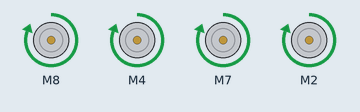
Simulated run of this sketch. Board: Arduino Uno, built with avr-gcc and run on an emulated ATmega328P. On the bench: 4 × DC motor (green arrow = forward, orange = backward, longer = faster).

Above: at 0.1 s.
At 1.1 s:
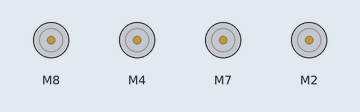
Timing chart, 0 to 2.6 s (numbered marks = the images above):
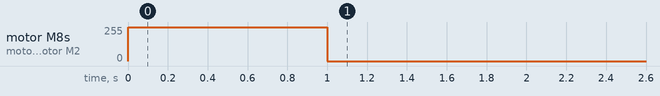

The sketch:

perseverance_stable.ino
```cpp
#define MAX_SPEED 170   // максимальная скорость моторов (0-255)

#define MOTOR_TEST 0    // тест моторов
// при запуске крутятся ВПЕРЁД по очереди:
// FL - передний левый
// FR - передний правый
// BL - задний левый
// BR - задний правый

// пины драйверов (_B должен быть ШИМ)
#define MOTOR1_IN2 2
#define MOTOR1_IN1 3  // ШИМ!
#define MOTOR2_IN4 4
#define MOTOR2_IN3 5  // ШИМ!
#define MOTOR3_IN2 7
#define MOTOR3_IN1 6  // ШИМ!
#define MOTOR4_IN4 8
#define MOTOR4_IN3 9  // ШИМ!

#include <GyverMotor.h>
// тут можно поменять моторы местами
GMotor motorBL(DRIVER2WIRE, MOTOR1_IN2, MOTOR1_IN1, HIGH);
GMotor motorFL(DRIVER2WIRE, MOTOR3_IN2, MOTOR3_IN1, HIGH);
GMotor motorFR(DRIVER2WIRE, MOTOR4_IN4, MOTOR4_IN3, HIGH);
GMotor motorBR(DRIVER2WIRE, MOTOR2_IN4, MOTOR2_IN3, HIGH);

#include "ArduinoJson.h"
// json буфер для пакетов от orange pi
StaticJsonDocument<200> jsondoc;

void setup() {
  Serial.begin(9600);
  // тест моторов
#if (MOTOR_TEST == 1)
 Serial.println("front left");
 // motorFL.run(FORWARD, 100);
 motorFL.setMode(AUTO);
 motorFL.setSpeed(255);
 delay(3000);
// motorFL.run(STOP);
 motorFL.setSpeed(0);
 motorFL.setMode(STOP);
 delay(1000);
 Serial.println("front right");
// motorFR.run(FORWARD, 100);
 motorFR.setMode(AUTO);
 motorFR.setSpeed(255);
 delay(3000);
// motorFR.run(STOP);
 motorFR.setSpeed(0);
 motorFR.setMode(STOP);
 delay(1000);
 Serial.println("back left");
 // motorBL.run(FORWARD, 100);
 motorBL.setMode(AUTO);
 motorBL.setSpeed(255);
 delay(3000);
 // motorBL.run(STOP);
 motorBL.setSpeed(0);
 motorBL.setMode(STOP);
 delay(1000);
 Serial.println("back right");
// motorBR.run(FORWARD, 100);
 motorBR.setMode(AUTO);
 motorBR.setSpeed(255);
 delay(3000);
// motorBR.run(STOP);
 motorBR.setSpeed(0);
 motorBR.setMode(STOP);
#endif
  // минимальный сигнал на мотор
  motorFR.setMinDuty(0);
  motorBR.setMinDuty(0);
  motorFL.setMinDuty(0);
  motorBL.setMinDuty(0);

  // режим мотора в АВТО
  motorFR.setMode(AUTO);
  motorBR.setMode(AUTO);
  motorFL.setMode(AUTO);
  motorBL.setMode(AUTO);

  // скорость плавности
  motorFR.setSmoothSpeed(60);
  motorBR.setSmoothSpeed(60);
  motorFL.setSmoothSpeed(60);
  motorBL.setSmoothSpeed(60);
}

void loop() {
  DeserializationError err = deserializeJson(jsondoc, Serial);  // получаем сообщение от orange pi через uart
  if (err == DeserializationError::Ok) {  // если сообщение принято

    int valRX = map((float)jsondoc["RX"], -100, 100, -MAX_SPEED, MAX_SPEED); // переводим диапазон -100..100 в - MAX_SPEED..MAX_SPEED
    int valRY = map((float)jsondoc["RY"], 100, -100, -MAX_SPEED, MAX_SPEED); // инвертируем
    int valLX = map((float)jsondoc["LX"], -100, 100, -MAX_SPEED, MAX_SPEED);
    int valLY = map((float)jsondoc["LY"], 100, -100, -MAX_SPEED, MAX_SPEED); // инвертируем

    int dutyFR = valLY + valLX;
    int dutyFL = valLY - valLX;
    int dutyBR = valLY - valLX;
    int dutyBL = valLY + valLX;

    dutyFR += valRY - valRX;
    dutyFL += valRY + valRX;
    dutyBR += valRY - valRX;
    dutyBL += valRY + valRX;

    // ПЛАВНЫЙ контроль скорости, защита от рывков
    motorFR.smoothTick(dutyFR);
    motorBR.smoothTick(dutyBR);
    motorFL.smoothTick(dutyFL);
    motorBL.smoothTick(dutyBL);
  } else {
    while (Serial.available() > 0) Serial.read(); // чистим буфер
    // страшно, вырубай
    motorFR.setSpeed(0);
    motorBR.setSpeed(0);
    motorFL.setSpeed(0);
    motorBL.setSpeed(0);
  }
  delay(10);
}
```

Measured:
- by itself, motor M8, motor M4, motor M7, motor M2: stopped → forward 255/255 at 0.00 s, → stopped 1.0 s later
